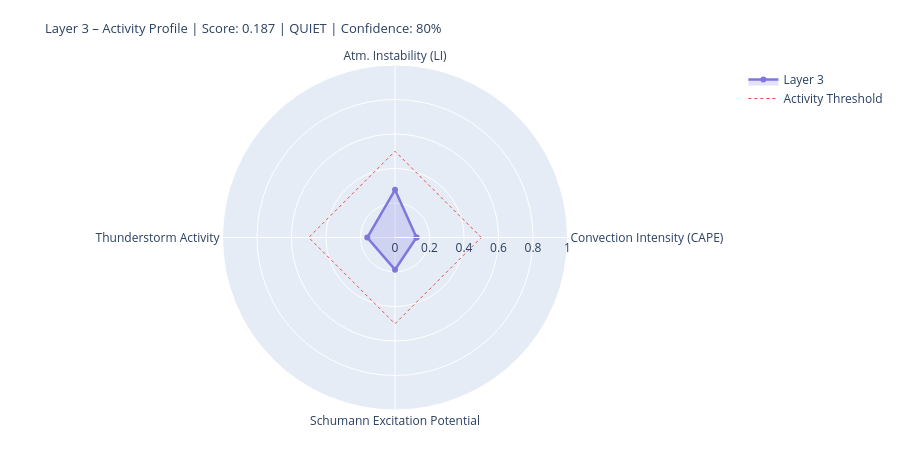

Here is the notebook cell this chart was saved with:
### Markdown cell above
---
## 4. State Assessment & Handoff to Layer 4/5

### Code cell
# ============================================================
# LAYER-3-SCORE
# Five dynamic components
# ============================================================

def norm(v, lo, hi):
    if v is None or (isinstance(v, float) and math.isnan(v)): return None
    return round(max(0.0, min(1.0, (v - lo) / (hi - lo))), 4)

# --- 1) Convection intensity (global CAPE mean) ---
cape_mean = df_atm['cape'].dropna().mean() if not df_atm.empty else None
conv_score = norm(cape_mean, 0, 3000)
conv_src   = 'primary' if cape_mean is not None else 'missing'

# --- 2) Atmospheric instability (LI mean) ---
li_mean   = df_atm['li'].dropna().mean() if not df_atm.empty else None
# Negative LI = unstable → higher score
instab_score = norm(-li_mean if li_mean is not None else None, -6, 6)
instab_src   = 'primary' if li_mean is not None else 'missing'

# --- 3) Thunderstorm activity (mean thunder score + WMO count) ---
thunder_mean = df_atm['thunder_score'].mean() if not df_atm.empty else None
n_thunder    = int(df_atm['thunderstorm'].sum()) if not df_atm.empty else 0
thunder_score_val = norm(
    (thunder_mean or 0) * 0.7 + n_thunder * 0.1, 0, 1.0
) if thunder_mean is not None else None
thunder_src = 'primary'

# --- 4) Schumann excitation potential (weighted Schumann contribution) ---
schumann_pot = df_atm['schumann_contribution'].mean() if not df_atm.empty else None
# Boosted by Layer-2 thunderstorm trigger
if schumann_pot is not None and l2_thunder:
    schumann_pot = min(1.0, schumann_pot * 1.2)
schumann_score = norm(schumann_pot, 0, 1.0) if schumann_pot is not None else None
schumann_src   = 'derived'

# --- 5) Storm activity (NASA EONET) ---
# Distinction: None = data not loaded, 0.0 = loaded but no events
storm_score = None
storm_src   = 'missing'
if raw.get('storms') is not None:          # API reached successfully
    storm_score = norm(len(storm_events), 0, 30) if storm_events else 0.0
    storm_src   = 'primary'

# X-Ray and Kp: context only, not in dynamic score
# (X-Ray = Layer-0/4 driver; Kp = geomagnetic index, not a lightning proxy)
xray_context = None
if raw.get('xray'):
    df_xc = pd.DataFrame(raw['xray'])
    fc = next((c for c in df_xc.columns
               if any(k in c.lower() for k in ['flux','long']) and 'time' not in c.lower()),
              df_xc.columns[1])
    df_xc[fc] = pd.to_numeric(df_xc[fc], errors='coerce')
    xray_last = df_xc[fc].dropna().iloc[-1] if not df_xc[fc].dropna().empty else None
    if xray_last:
        xray_class = ('X' if xray_last>=1e-4 else 'M' if xray_last>=1e-5
                      else 'C' if xray_last>=1e-6 else 'B')
        xray_context = {'flux': float(xray_last), 'class': xray_class}
        print(f'X-Ray context: {xray_class}-class ({xray_last:.2e} W/m²)')

# --- Aggregate ---
COMPONENTS = {
    'Convection Intensity (CAPE)':  {'score': conv_score,       'source': conv_src,    'dynamic': True},
    'Atm. Instability (LI)':         {'score': instab_score,     'source': instab_src,  'dynamic': True},
    'Thunderstorm Activity':              {'score': thunder_score_val, 'source': thunder_src, 'dynamic': True},
    'Schumann Excitation Potential':   {'score': schumann_score,   'source': schumann_src,'dynamic': True},
    'Active Storm Events (EONET)': {'score': storm_score,      'source': storm_src,   'dynamic': True},
}

available   = {k: v['score'] for k, v in COMPONENTS.items() if v['score'] is not None}
unavailable = [k for k, v in COMPONENTS.items() if v['score'] is None]
layer3_score = round(sum(available.values()) / len(available), 4) if available else None
confidence   = round(len(available) / len(COMPONENTS), 2)
level = ('unknown' if layer3_score is None
         else 'quiet'   if layer3_score < 0.3
         else 'moderate' if layer3_score < 0.6
         else 'active')
dominant_l3 = max(available, key=available.get) if available else 'none'

# --- Ausgabe ---
W = 68
print('=' * W)
print('LAYER 3 – ATMOSPHERE / WEATHER / THUNDERSTORMS – STATE ASSESSMENT')
print('=' * W)
for name, comp in COMPONENTS.items():
    s = comp['score']
    if s is not None:
        bar = '█' * int(s * 20) + '░' * (20 - int(s * 20))
        print(f'  {name:<36} {bar}  {s:.3f}  [{comp["source"]}]')
    else:
        print(f'  {name:<36} {"─" * 20}  n/a   [missing]')
print('-' * W)
print(f'  Score:        {layer3_score:.3f}  ({len(available)}/{len(COMPONENTS)} components)')
print(f'  Confidence:   {confidence:.0%}')
print(f'  Level:        {level.upper()}')
print(f'  Dominant:     {dominant_l3}')
print(f'  CAPE mean:    {cape_mean:.0f} J/kg' if cape_mean else '  CAPE mean:    n/a')
print(f'  LI mean:      {li_mean:.1f} K' if li_mean is not None else '  LI mean:      n/a')
print(f'  Thunderstorms:{n_thunder} points (WMO)  +  {len(storm_events)} NASA EONET')
print('=' * W)

# Radar
cats   = list(available.keys())
vals_r = list(available.values())
if len(cats) >= 3:
    fig = go.Figure()
    fig.add_trace(go.Scatterpolar(
        r=vals_r + [vals_r[0]], theta=cats + [cats[0]],
        fill='toself', fillcolor='rgba(127,119,221,0.22)',
        line=dict(color='#7F77DD', width=2.5), name='Layer 3'
    ))
    fig.add_trace(go.Scatterpolar(
        r=[0.5] * (len(cats)+1), theta=cats + [cats[0]],
        line=dict(color='#E24B4A', dash='dot', width=1),
        mode='lines', name='Activity Threshold'
    ))
    fig.update_layout(
        title=dict(
            text=f'Layer 3 – Activity Profile | Score: {layer3_score:.3f} | {level.upper()} | Confidence: {confidence:.0%}',
            font=dict(size=13)
        ),
        polar=dict(radialaxis=dict(visible=True, range=[0, 1])),
        height=450, showlegend=True,
        margin=dict(l=60, r=60, t=65, b=40)
    )
    fig.show()

### Figure 1 — Plotly figure (JSON) as saved in the notebook; plotly's stock layout.template omitted (floating-point values rounded to 4 significant figures)
{"data": [{"fill": "toself", "fillcolor": "rgba(127,119,221,0.22)", "line": {"color": "#7F77DD", "width": 2.5}, "name": "Layer 3", "r": [0.1247, 0.2767, 0.1607, 0.1864, 0.1247], "theta": ["Convection Intensity (CAPE)", "Atm. Instability (LI)", "Thunderstorm Activity", "Schumann Excitation Potential", "Convection Intensity (CAPE)"], "type": "scatterpolar"}, {"line": {"color": "#E24B4A", "dash": "dot", "width": 1}, "mode": "lines", "name": "Activity Threshold", "r": [0.5, 0.5, 0.5, 0.5, 0.5], "theta": ["Convection Intensity (CAPE)", "Atm. Instability (LI)", "Thunderstorm Activity", "Schumann Excitation Potential", "Convection Intensity (CAPE)"], "type": "scatterpolar"}], "layout": {"height": 450, "margin": {"b": 40, "l": 60, "r": 60, "t": 65}, "polar": {"radialaxis": {"range": [0, 1], "visible": true}}, "showlegend": true, "title": {"font": {"size": 13}, "text": "Layer 3 – Activity Profile | Score: 0.187 | QUIET | Confidence: 80%"}}}
